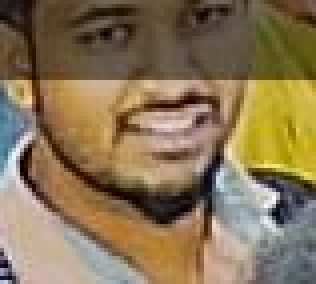
#> input picture privacy_check_face_0.jpg, 79 x 71 px (shown 4 times larger)
$ python -i evaluator.py   (imports and definitions only)   (older library calls are emulated)
#> lines starting #> are read from the running program, lines starting #| are printed output that depends on the picture
import os
from typing import Any, Optional, Dict

import cv2
import numpy as np


class FaceQualityEvaluator:
    def __init__(self) -> None:
        self.min_blur = float(os.environ.get("FACE_QUALITY_BLUR_MIN", "60.0"))
        self.min_face_ratio = float(os.environ.get("FACE_QUALITY_FACE_RATIO_MIN", "0.04"))
        self.min_brightness = float(os.environ.get("FACE_QUALITY_BRIGHTNESS_MIN", "40.0"))
        self.max_brightness = float(os.environ.get("FACE_QUALITY_BRIGHTNESS_MAX", "220.0"))
        self.min_landmark_conf = float(os.environ.get("FACE_QUALITY_LANDMARK_MIN", "0.3"))
        self.max_abs_yaw = float(os.environ.get("FACE_QUALITY_MAX_ABS_YAW", "45"))
        self.max_abs_pitch = float(os.environ.get("FACE_QUALITY_MAX_ABS_PITCH", "35"))
        self.min_resolution = int(os.environ.get("FACE_MIN_RESOLUTION", "64"))

    # ------------------------------------------------------------------
    # Helpers
    # ------------------------------------------------------------------

    def _crop_face(
        self, bgr: np.ndarray, bbox: Optional[np.ndarray], pad: float = 0.3
    ) -> Optional[np.ndarray]:
        """Return a padded crop of the face region.

        The crop expands the tight bbox by `pad` (fraction of bbox side)
        in each direction so that we include forehead / chin context
        while still being much tighter than the full frame.

        Returns None if the bbox is invalid or the crop is degenerate.
        """
        if bbox is None:
            return None
        try:
            h, w = bgr.shape[:2]
            x1, y1, x2, y2 = [float(v) for v in np.asarray(bbox, dtype=np.float32).reshape(-1)[:4]]
            bw = x2 - x1
            bh = y2 - y1
            if bw <= 0 or bh <= 0:
                return None
            # Expand by pad fraction
            px = bw * pad
            py = bh * pad
            cx1 = max(0, int(x1 - px))
            cy1 = max(0, int(y1 - py))
            cx2 = min(w, int(x2 + px))
            cy2 = min(h, int(y2 + py))
            if cx2 - cx1 < 4 or cy2 - cy1 < 4:
                return None
            return bgr[cy1:cy2, cx1:cx2]
        except Exception:
            return None

    def _blur_score(self, bgr: np.ndarray) -> float:
        try:
            gray = cv2.cvtColor(bgr, cv2.COLOR_BGR2GRAY)
        except Exception:
            gray = bgr if bgr.ndim == 2 else np.zeros((1, 1), dtype=np.uint8)
        score = float(cv2.Laplacian(gray, cv2.CV_64F).var())
        if not np.isfinite(score):
            score = 0.0
        return score

    def _brightness(self, bgr: np.ndarray) -> float:
        try:
            gray = cv2.cvtColor(bgr, cv2.COLOR_BGR2GRAY)
        except Exception:
            gray = bgr if bgr.ndim == 2 else np.zeros((1, 1), dtype=np.uint8)
        m = float(np.mean(gray))
        if not np.isfinite(m):
            m = 0.0
        return m

    def _face_ratio(self, img_shape: tuple, bbox: Optional[np.ndarray]) -> float:
        """Face area as a fraction of the full image area (observability only)."""
        if bbox is None:
            return 0.0
        try:
            h, w = img_shape[:2]
            area_img = float(max(1, h) * max(1, w))
            x1, y1, x2, y2 = [float(v) for v in bbox.reshape(-1)[:4]]
            area_face = float(max(0.0, x2 - x1) * max(0.0, y2 - y1))
            r = area_face / area_img if area_img > 0 else 0.0
            return r if np.isfinite(r) else 0.0
        except Exception:
            return 0.0

    def _face_abs_size(self, bbox: Optional[np.ndarray]) -> float:
        """Return the short-side pixel length of the face bbox.

        This is the primary size gate: a face 44x55 px on a 1300x700 frame
        is valid regardless of its ratio to the frame.  Ratio is kept as a
        metric but must NOT be used as the sole rejection criterion.
        """
        if bbox is None:
            return 0.0
        try:
            x1, y1, x2, y2 = [float(v) for v in np.asarray(bbox, dtype=np.float32).reshape(-1)[:4]]
            fw = max(0.0, x2 - x1)
            fh = max(0.0, y2 - y1)
            return float(min(fw, fh))
        except Exception:
            return 0.0

    # ------------------------------------------------------------------
    # Main entry-point
    # ------------------------------------------------------------------

    def evaluate(self, bgr: np.ndarray, face: Optional[Any] = None) -> Dict[str, Any]:
        h, w = bgr.shape[:2]

        # ---- Extract face attributes from InsightFace object ----
        bbox: Optional[np.ndarray] = None
        landmark_score: Optional[float] = None
        yaw: Optional[float] = None
        pitch: Optional[float] = None

        if face is not None:
            try:
                bbox = np.asarray(getattr(face, "bbox", None), dtype=np.float32)
                if bbox.size != 4:
                    bbox = None
            except Exception:
                bbox = None
            try:
                landmark_score = float(getattr(face, "det_score", 0.0) or 0.0)
            except Exception:
                landmark_score = None

            # Optional pose signal (InsightFace sometimes exposes this)
            try:
                pose = getattr(face, "pose", None)
                if pose is not None:
                    p = np.asarray(pose, dtype=np.float32).reshape(-1)
                    if p.size >= 2:
                        pitch = float(p[0])
                        yaw = float(p[1])
                    elif p.size == 1:
                        yaw = float(p[0])
            except Exception:
                yaw = None
                pitch = None

        # ---- Crop to face region for blur / brightness ----
        # Key fix: for wide/tall full-frame images (e.g. 1300x700 CCTV frames)
        # the background dominates the Laplacian and mean-brightness metrics.
        # We crop to the padded face bbox so the signal reflects the actual face.
        face_crop = self._crop_face(bgr, bbox, pad=0.3)
        region = face_crop if face_crop is not None else bgr
        face_crop_shape = (
            (face_crop.shape[0], face_crop.shape[1]) if face_crop is not None else None
        )

        blur = self._blur_score(region)
        brightness = self._brightness(region)

        # ---- Face-ratio is still relative to the full frame ----
        face_ratio = self._face_ratio((h, w), bbox)

        # ---- Face absolute pixel size (primary size gate) ----
        face_abs = self._face_abs_size(bbox)

        # ---- Adaptive thresholds ----
        is_hires = h > 1000 or w > 1000

        # blur: when we have a valid face crop the threshold applies normally.
        # When we fall back to the full image (no bbox) be more lenient for hi-res.
        effective_min_blur = self.min_blur
        if face_crop is None and is_hires:
            effective_min_blur = self.min_blur * 0.7

        # ---- Evaluate ----
        # NOTE: face_ratio is NOT used for rejection.
        # For CCTV full-frame images a person 3m away will have a tiny ratio but
        # a perfectly sharp, high-confidence face.  We use absolute pixel size
        # (short side of bbox >= min_resolution) as the sole size gate.
        status = "ok"
        reason = ""

        if face_abs > 0 and face_abs < self.min_resolution:
            # Face was detected but is below the minimum usable pixel size
            status = "rejected"
            reason = "face_too_small_px"
        elif face_abs == 0 and min(h, w) < self.min_resolution:
            # No bbox available, fall back to whole-image size check
            status = "rejected"
            reason = "too_small"
        elif blur < effective_min_blur:
            status = "rejected"
            reason = "low_blur"
        elif (brightness < self.min_brightness) or (brightness > self.max_brightness):
            status = "rejected"
            reason = "too_dark" if brightness < self.min_brightness else "too_bright"
        elif (landmark_score is not None) and (landmark_score < self.min_landmark_conf):
            status = "rejected"
            reason = "low_landmark_conf"
        elif (yaw is not None) and (abs(float(yaw)) > self.max_abs_yaw):
            status = "rejected"
            reason = "pose_yaw"
        elif (pitch is not None) and (abs(float(pitch)) > self.max_abs_pitch):
            status = "rejected"
            reason = "pose_pitch"

        return {
            "blur": float(blur),
            "brightness": float(brightness),
            "face_ratio": float(face_ratio),          # informational — not used for rejection
            "face_abs_px": float(face_abs),            # short-side px of bbox — this is the size gate
            "landmark_score": (float(landmark_score) if landmark_score is not None else None),
            "yaw": (float(yaw) if yaw is not None else None),
            "pitch": (float(pitch) if pitch is not None else None),
            "face_crop_shape": face_crop_shape,        # (h, w) of the region used for blur/brightness
            "status": status,
            "reason": reason,
        }

>>> import cv2
>>> picture = cv2.imread('../privacy_check_face_0.jpg')
#> picture is the input picture: shape (71, 79, 3); mean B, G, R 85.1, 116.2, 136.5
>>> result = FaceQualityEvaluator().evaluate(picture)
#> in _blur_score, `gray = cv2.cvtColor(bgr, cv2.COLOR_BGR2GRAY)`:
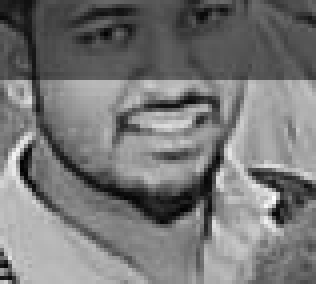
#> gray: shape (71, 79) (shown 4 times larger); min 2, max 255, mean 118.7
#> in _blur_score, `score = float(cv2.Laplacian(gray, cv2.CV_64F).var())`: score = 2007.5
#> in _brightness, `m = float(np.mean(gray))`: m = 118.7
#> result = 10 items
